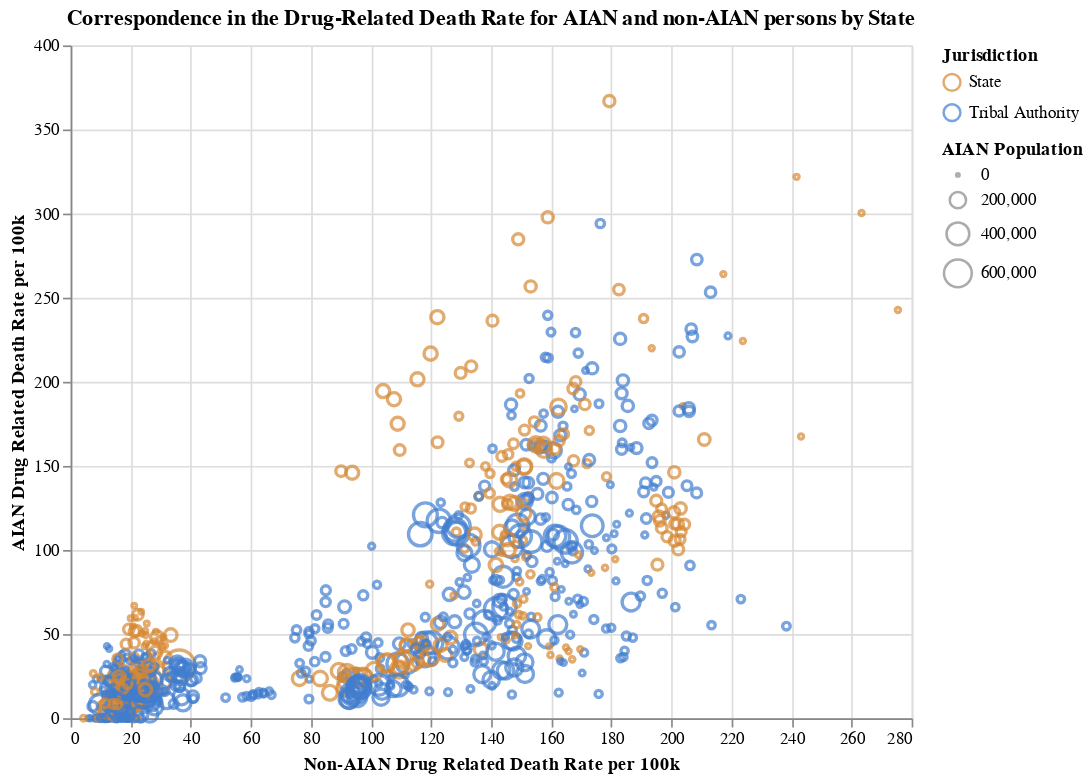

Here is the notebook cell this chart was saved with:
### Markdown cell above
When we take the average AIAN death rate by state, and put all state-year
observations into a density plot, we see that while both death rate distributions
are centered at zero, the mean drug related death rate where States have criminal jurisdiciton
is higher.

### Code cell
#Bubble Plot
def scatter_state():

    df = AIAN_deaths.with_columns(pl.col("population_AIAN").alias("AIAN Population"))
    chart = alt.Chart(df).mark_point(size = 60).encode(
        x = alt.X("drd_non_p100k:Q", title = "Non-AIAN Drug Related Death Rate per 100k" ),
        y = alt.Y("drd_AIAN_p100k:Q", title = "AIAN Drug Related Death Rate per 100k"),
        color = alt.Color('Jurisdiction:N', scale=alt.Scale(
            domain = ["State", "Tribal Authority"],
            range = ["#d58833", "#417ecf"])),
        size = "AIAN Population:Q"
    )

    return chart.properties(title = "Correspondence in the Drug-Related Death Rate for AIAN and non-AIAN persons by State",
                            height = 400,
                            width = 500)

scatter_state()

### Figure 1 — Vega-Lite specification as saved in the notebook (floating-point values rounded to 4 significant figures; data arrays with more than 128 entries replaced by an {"elided": "..."} marker saying what was removed)
{"config": {"view": {"continuousWidth": 300, "continuousHeight": 300}}, "data": {"name": "data-9015e49556717595732f287eb11a1d47"}, "mark": {"type": "point", "size": 60}, "encoding": {"color": {"field": "Jurisdiction", "scale": {"domain": ["State", "Tribal Authority"], "range": ["#d58833", "#417ecf"]}, "type": "nominal"}, "size": {"field": "AIAN Population", "type": "quantitative"}, "x": {"field": "drd_non_p100k", "title": "Non-AIAN Drug Related Death Rate per 100k", "type": "quantitative"}, "y": {"field": "drd_AIAN_p100k", "title": "AIAN Drug Related Death Rate per 100k", "type": "quantitative"}}, "height": 400, "title": "Correspondence in the Drug-Related Death Rate for AIAN and non-AIAN persons by State", "width": 500, "$schema": "https://vega.github.io/schema/vega-lite/v5.20.1.json", "datasets": {"data-9015e49556717595732f287eb11a1d47": {"elided": "792 records"}}}
